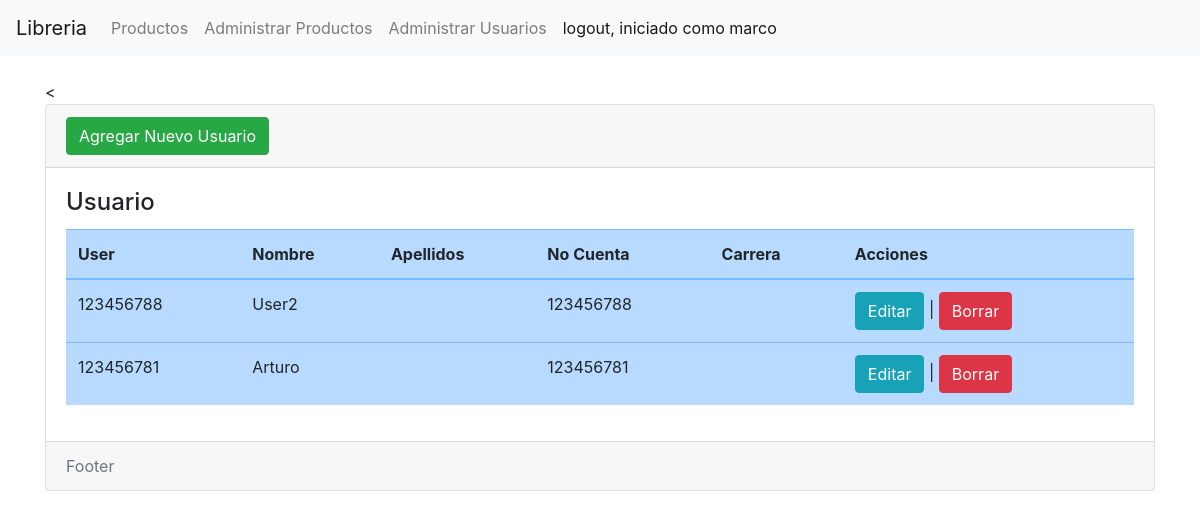
The app's page /usuarios/ (signed in), older data.
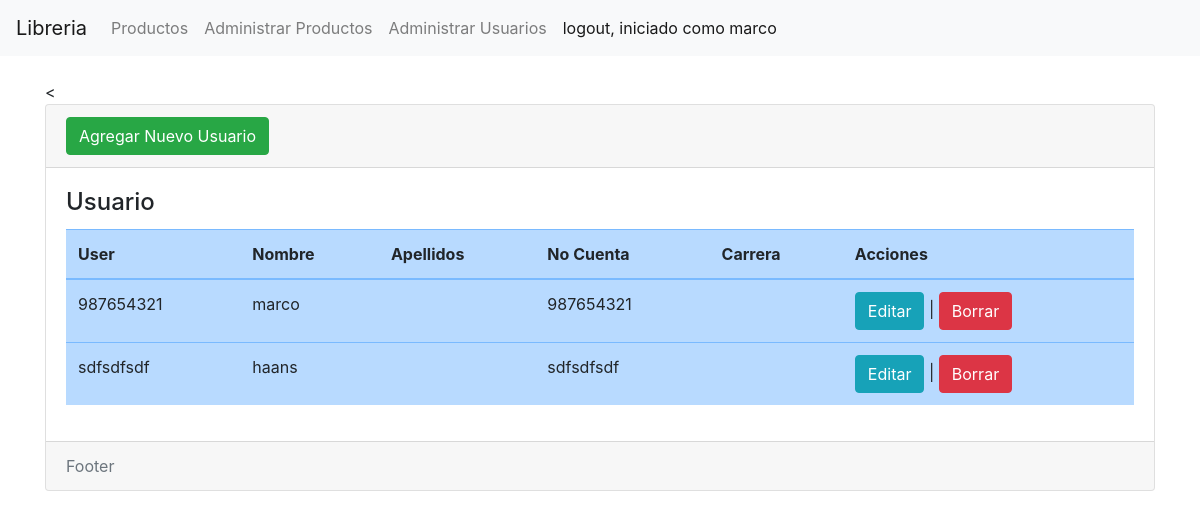
The same page, newer data.
### usuario/models.py (models this page shows, shortened)
class Usuario(models.Model):
    user = models.OneToOneField(User, on_delete=models.CASCADE)
    nombre = models.CharField(max_length=40)
    apellidopaterno = models.CharField(max_length=40)
    apellidomaterno = models.CharField(max_length=40)
    puntos = models.IntegerField(default=100)
    celular = PhoneNumberField()
    nocuenta = models.CharField(max_length=9)
    area = models.CharField(max_length=100)
    email = models.EmailField()

### usuario/views.py (the view)
# urls.py: path('usuarios/', include('usuario.urls')),
@login_required
@user_passes_test(is_admin)
def usuarios(request):
    usuarios = Usuario.objects.all()
    return render(request, 'usuarios/index.html', {'usuarios': usuarios})

### usuario/views.py (called while the page is built)
def is_admin(user):
    return user.groups.filter(name='administrador').exists()

### usuario/templates/usuarios/index.html (shortened to what this page needs)
{% extends 'base.html' %}
{% block contenido %}
<<div class="card">
    <div class="card-header">
        <a
            name=""
            id=""
            class="btn btn-success"
            href="{% url 'registrar' %}"
            role="button"
            >Agregar Nuevo Usuario</a
        >
    </div>
    <div class="card-body">
        <h4 class="card-title">Usuario</h4>
        <div
            class="table-responsive"
        >
            <table
                class="table table-primary"
            >
                <thead>
                    <tr>
                        <th scope="col">User</th>
                        <th scope="col">Nombre</th>
                        <th scope="col">Apellidos</th>
                        <th scope="col">No Cuenta </th>
                        <th scope="col">Carrera </th>
                        <th scope="col">Acciones</th>
                    </tr>
                </thead>
                <tbody>
                    {% for usuario in usuarios %}
                        <tr class="">
                            <td scope="row"> {{usuario.user}} </td>
                            <td>{{usuario.nombre}}</td>
                            <td>{{usuario.apellidos}}</td>
                            <td>{{usuario.nocuenta}}</td>
                            <td>{{usuario.carrera}}</td>
                            <td> <a
                                name=""
                                id=""
                                class="btn btn-info"
                                href="{% url 'editar_u' usuario.nocuenta %}"
                                role="button"
                                >Editar</a>
                             |
                             <a
                                name=""
                                id=""
                                class="btn btn-danger"
                                href="{% url 'eliminar_u' usuario.nocuenta %}"
                                role="button"
                                >Borrar</a>
                             </td>
                        </tr>
                    {% endfor %}
                </tbody>
            </table>
        </div>
    </div>
    <div class="card-footer text-muted">Footer</div>
</div>
{% endblock %}

### producto/templates/base.html (shortened to what this page needs)
{% load static %}
<!DOCTYPE html>
<html lang="en">
<head>
    <link rel="stylesheet" href="https://stackpath.bootstrapcdn.com/bootstrap/4.3.1/css/bootstrap.min.css"
        rel="stylesheet" />
</head>
<body>
    <nav class="navbar navbar-expand-lg navbar-light bg-light">
        <a class="navbar-brand" href="#">Libreria</a>
        <div class="collapse navbar-collapse" id="navbarNav">
            <ul class="navbar-nav">
                <li class="nav-item">
                    <a class="nav-link" href="{% url 'productos' %}">Productos</a>
                </li>
                <li class="nav-item ">
                    <a class="nav-link" href="{% url 'admin_productos' %}">Administrar Productos</a>
                </li>
                <li class="nav-item ">
                    <a class="nav-link" href="{% url 'usuarios' %}">Administrar Usuarios</a>
                </li>
                <li class="nav-item active">
                    <a class="nav-link" href="{% url 'logout' %}">logout, iniciado como {{user.username}}</a>
                </li>
            </ul>
        </div>
    </nav>
    <div class="container">
        <br/>
        {% if user.is_authenticated %}
            {% block contenido %} {% endblock %}
        {% else %}
            <a href="{% url 'login' %}">Here</a>
        {% endif %}
    </div>
</body>
</html>

### producto/templates/base.html (style rules this page uses)
li:last-child { margin-left: auto; }

Row changes from the older to the newer data that the page shows:
removed Usuario: user "123456788", nombre "User2", nocuenta "123456788"
removed Usuario: user "123456781", nombre "Arturo", nocuenta "123456781"
added Usuario: user "987654321", nombre "marco", nocuenta "987654321"
added Usuario: user "sdfsdfsdf", nombre "haans", nocuenta "sdfsdfsdf"
